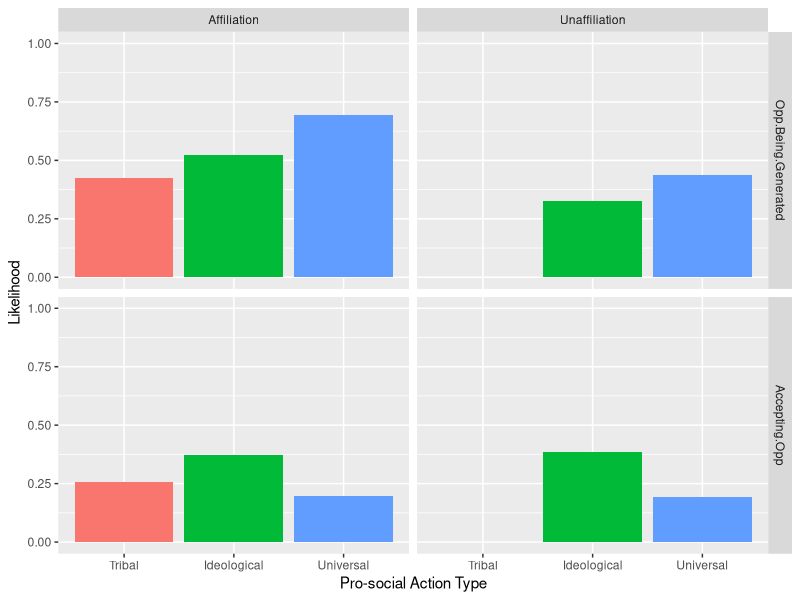

R code for this plot:
library(tidyverse)
library(gridExtra)
rq.1.data = read.csv("figure-7-data.csv", header=T)
rq.1.data$Pro.Social.Action.Type <- factor(rq.1.data$Pro.Social.Action.Type, levels = c("Tribal", "Ideological", "Universal"))
rq.1.data$Measure.Type <- factor(rq.1.data$Measure.Type, levels = c("Opp.Being.Generated", "Accepting.Opp"))
rq.1.plot1 = ggplot(rq.1.data, aes(x=Pro.Social.Action.Type, y=Likelihood, fill=Pro.Social.Action.Type))+geom_bar(stat="identity")+facet_grid(Measure.Type ~ Affiliation.Status)+xlab("Pro-social Action Type")+guides(fill=FALSE)+ylim(0,1)